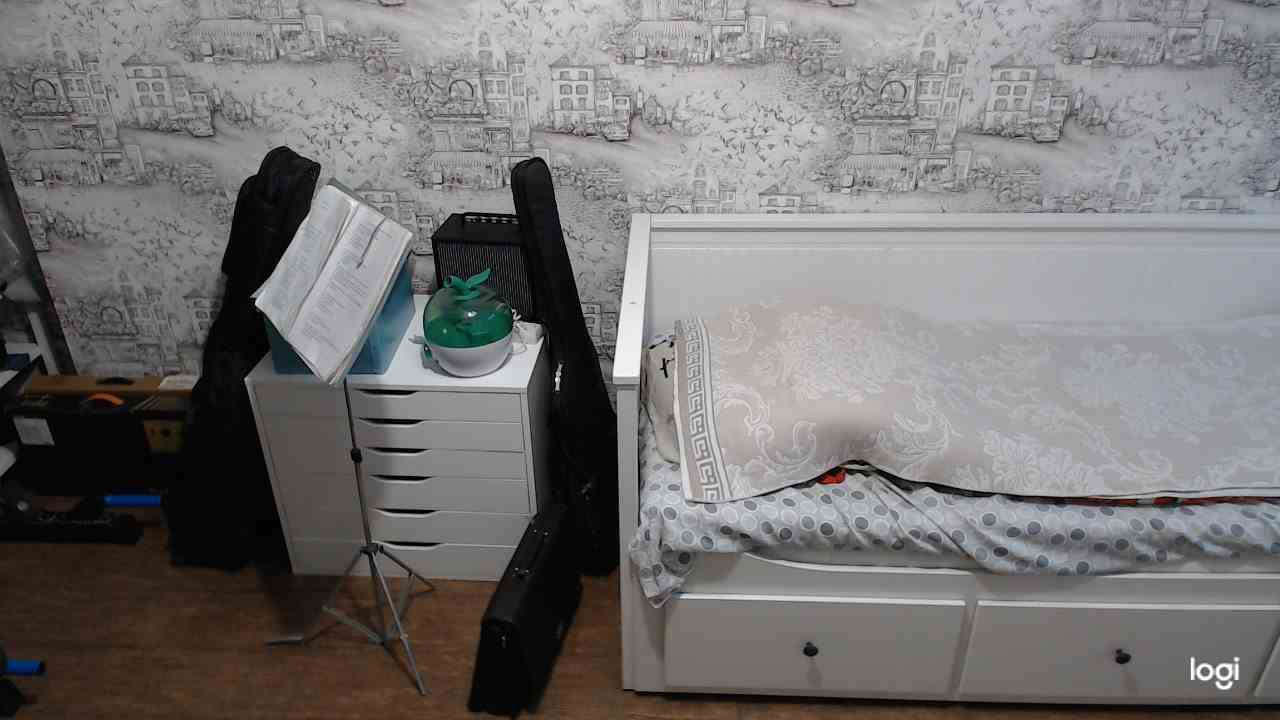
#> input picture 2024-06-17_16-06-49.jpg, 1280 x 720 px
$ python background_changer.py
#> lines starting #> are read from the running program, lines starting #| are printed output that depends on the picture
"""
Файл с классами, реализующими выделение и замену фона изображения
"""
import time
import numpy as np
import cv2
from cvzone.SelfiSegmentationModule import SelfiSegmentation


class BackgroundSubtractor:
    """
    Основной (абстрактный) класс для отделения фона от переднего плана
    """
    # [24 lines left out: functions fit, subtract_background, change_background, not called in this run]


class MySubtractor(BackgroundSubtractor):
    """
    Класс, реализующий "собственную" реализацию определения фона изображения. На данный момент в испытаниях показал себя хуже всего
    """
    def __init__(self):
        self.background_image = None

    def fit(self, background_image: np.ndarray) -> None:
        self.background_image = background_image

    # [22 lines left out: functions subtract_background, change_background, not called in this run]


class CvSubtractor(BackgroundSubtractor):
    """
    Класс, реализующий разделение фона и изображение на основе модели (KNN) из библиотеки opencv. На данный момент в испытаниях показал среднее качество
    """
    def __init__(self):
        self.model = cv2.createBackgroundSubtractorKNN()
        self.background_image = None

    # [17 lines left out: functions fit, subtract_background, change_background, not called in this run]


class CvzoneSubtractor(BackgroundSubtractor):
    """
    класс, реализующий разделение фона и изображения на основе модели из библиотеки cvzone. На данный момент в испытаниях показал наилучшую производительность.
    """
    def __init__(self):
        self.model = SelfiSegmentation()

    # [28 lines left out: functions fit, subtract_background, change_background, not called in this run]


if __name__ == "__main__":
    """
    Если запустить этот файл, а не импортировать, то будут проведен ряд тестов.
    """
    background_picture = cv2.resize(cv2.imread("2024-06-17_16-06-49.jpg"), (1920, 1080))
    mans_picture = cv2.resize(cv2.imread("2024-06-17_16-07-15.jpg"), (1920, 1080))
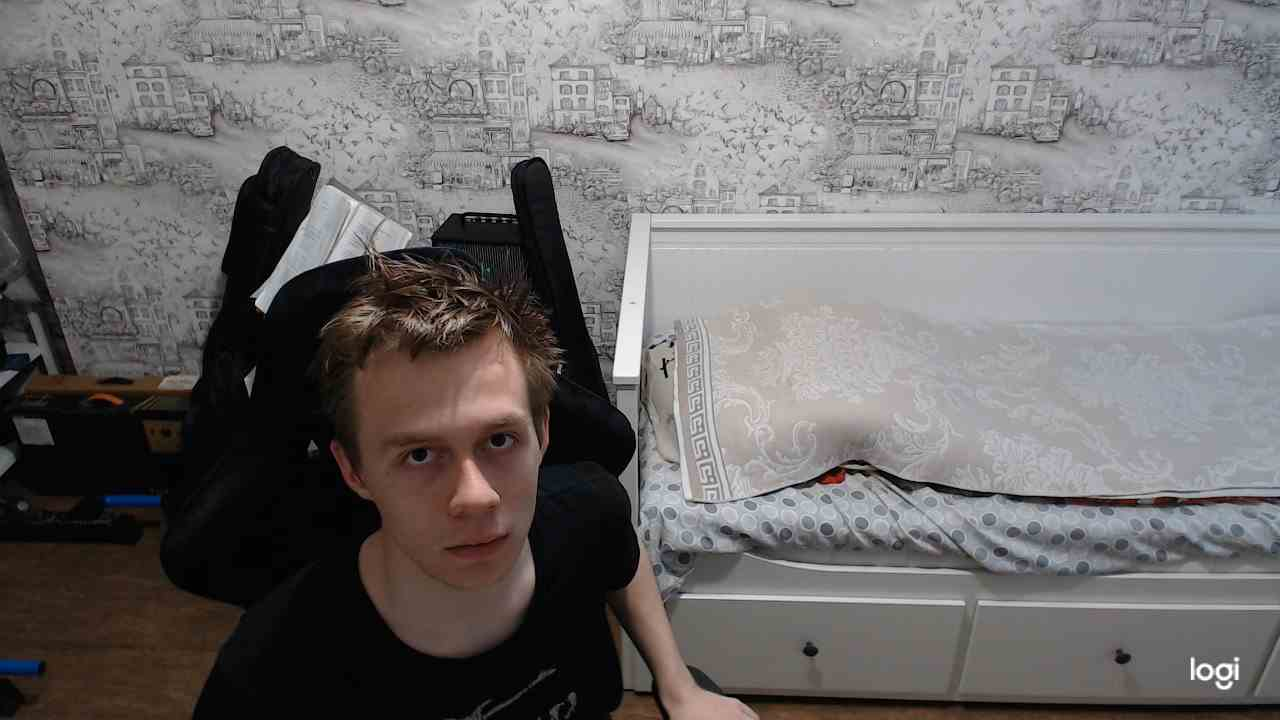
#> input picture 2024-06-17_16-07-15.jpg, 1280 x 720 px
    new_background_picture = cv2.resize(cv2.imread("New_background.jpg"), (1920, 1080))
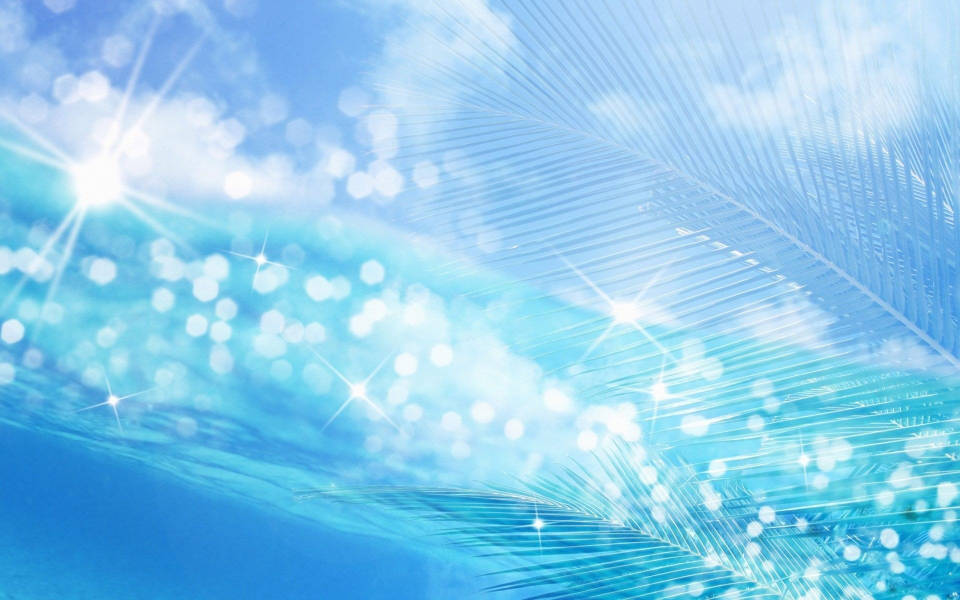
#> input picture New_background.jpg, 1920 x 1200 px (shown at 1/2 size)
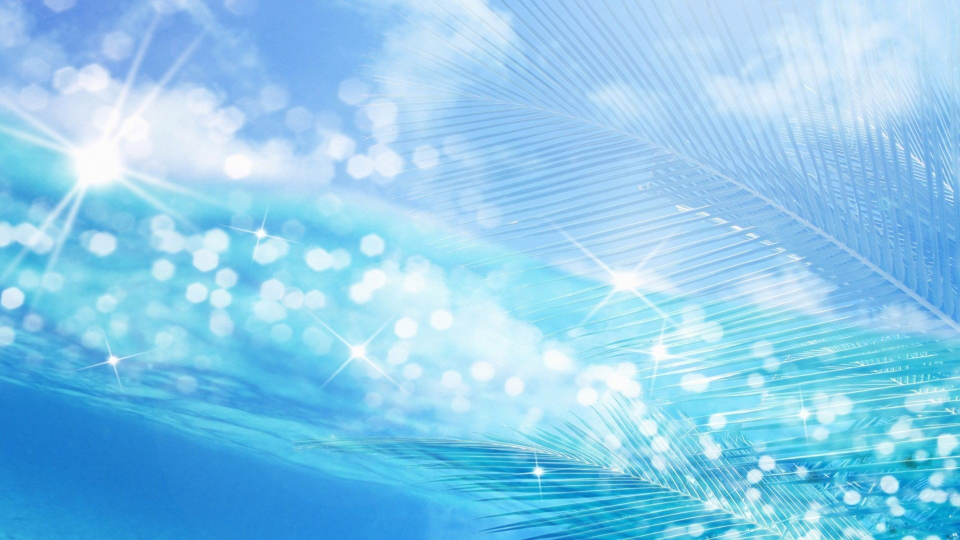
#> new_background_picture: shape (1080, 1920, 3) (shown at 1/2 size); mean B, G, R 236.7, 202.8, 139.2

    my_subtractor = MySubtractor()
    cv_subtractor = CvSubtractor()
#> (the run stopped early here; a loop or call above may not have finished)
